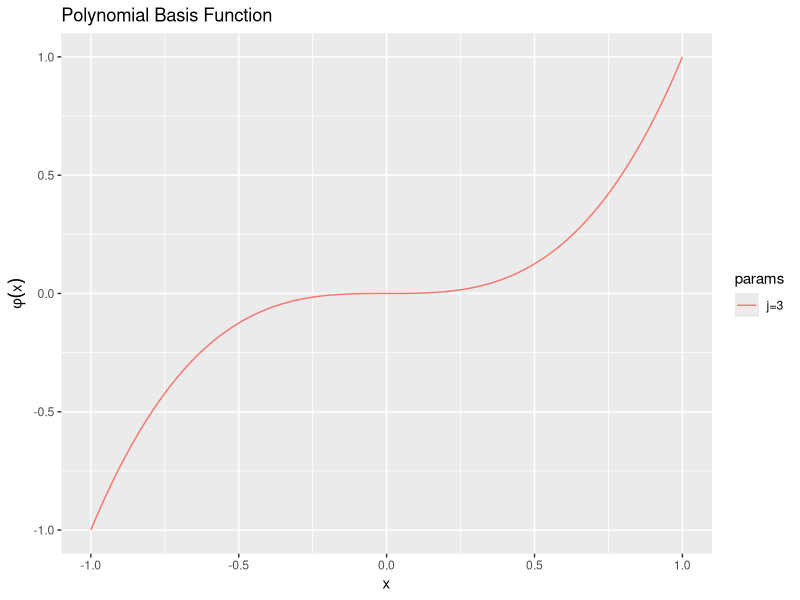
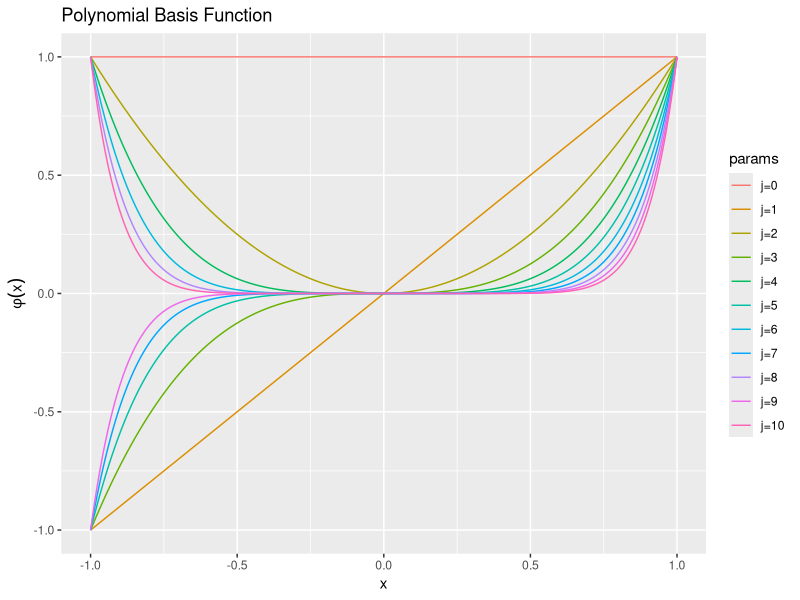
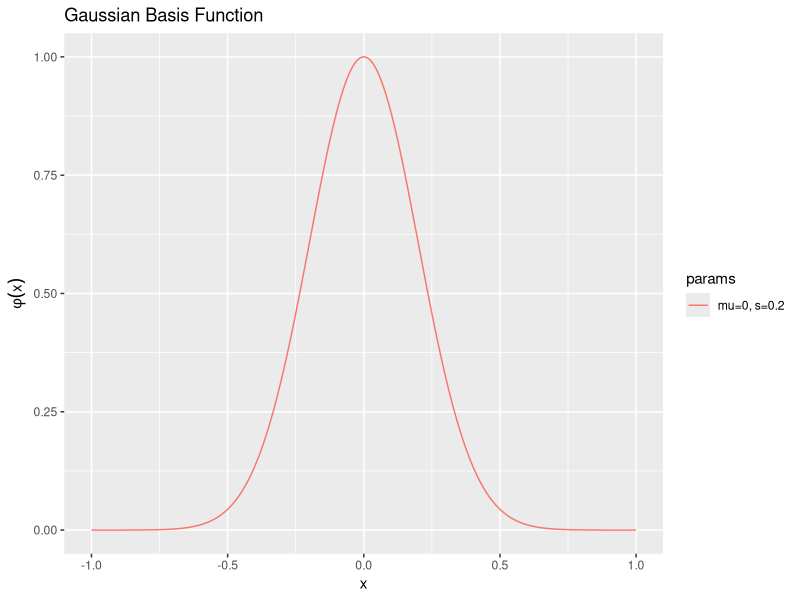
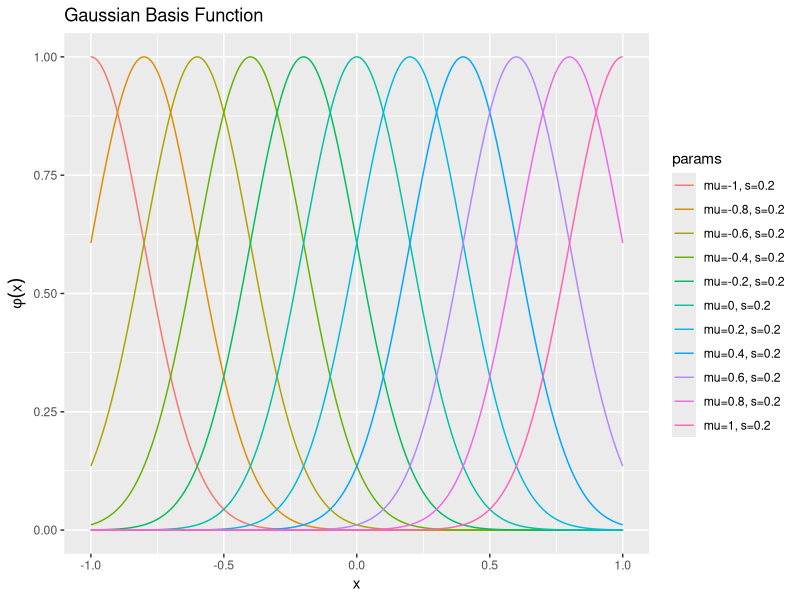
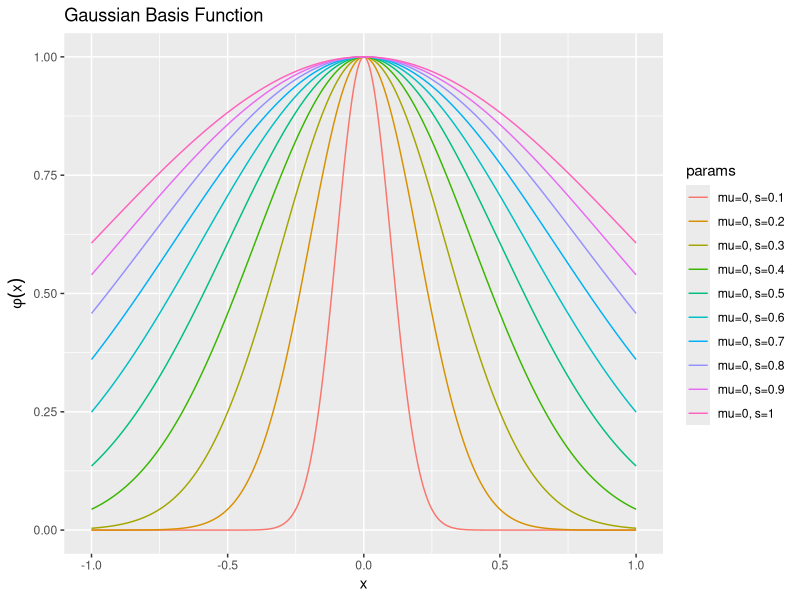
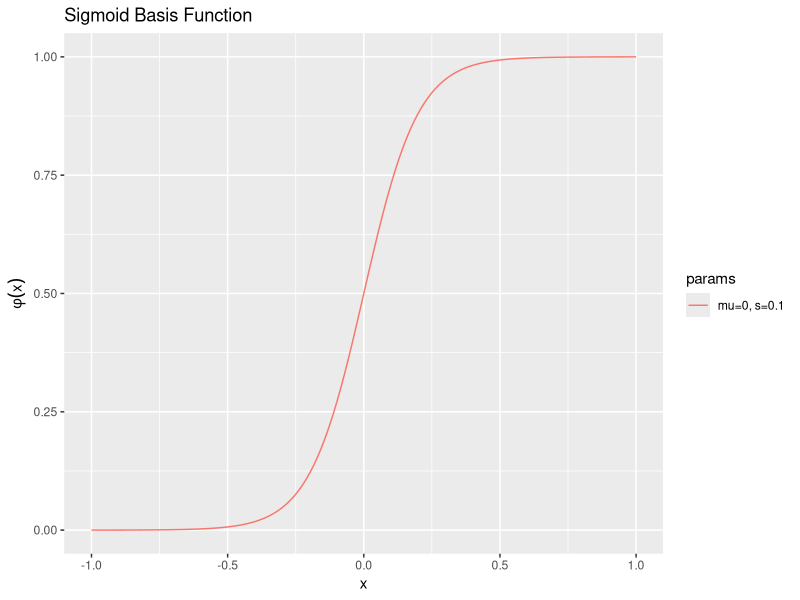
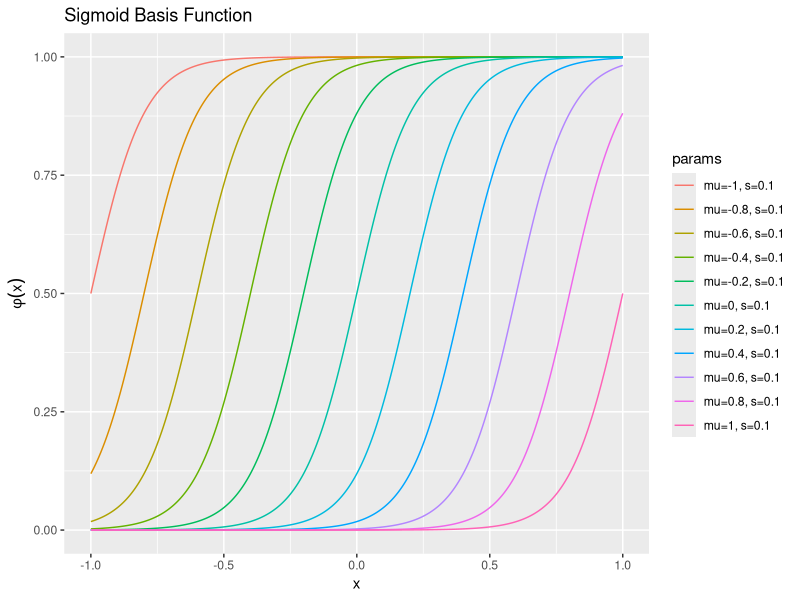
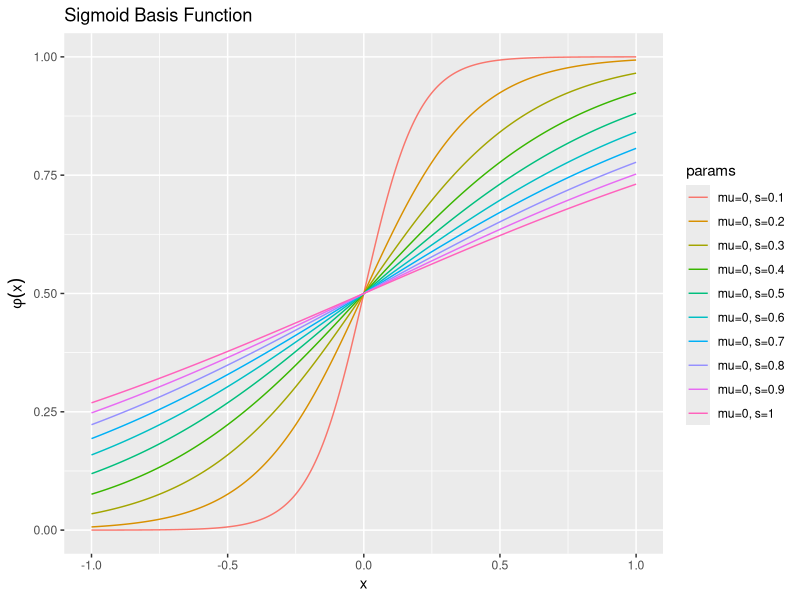

These figures' R source, in order:

# 3.1 線形基底関数モデル -----------------------------------------------------------

# 3.1.0項で利用するパッケージ
library(tidyverse)


# 多項式基底関数 ---------------------------------------------------------------------


# 多項式基底関数を作成
phi <- function(x, j) {
  y <- x^j
  return(y)
}

# x軸の値を作成
x_vals <- seq(-1, 1, by = 0.001)


### 基本のグラフ -----

# 値を指定
j <- 3

# 出力を計算
res_df <- tibble::tibble(
  x = x_vals, 
  y = phi(x, j), 
  label = factor(paste0("j=", j))
)

# 作図
ggplot(res_df, aes(x = x, y = y, color = label)) + 
  geom_line() + 
  labs(title = "Polynomial Basis Function", color = "params", 
       y = expression(phi(x)))


### jの影響 -----

# 値を指定
j_vec <- seq(0, 10)

# 出力を計算
res_df <- tibble::tibble(
  j = rep(j_vec, each = length(x_vals)), 
  x = rep(x_vals, times = length(j_vec)), 
  y = phi(x, j), 
  label = factor(paste0("j=", j), levels = paste0("j=", j_vec))
)

# 作図
ggplot(res_df, aes(x = x, y = y, color = label)) + 
  geom_line() + 
  labs(title = "Polynomial Basis Function", color = "params", 
       y = expression(phi(x)))


# ガウス基底関数 -----------------------------------------------------------------


# ガウス基底関数を作成
phi <- function(x, mu, s) {
  y <- exp(-(x - mu)^2 / (2 * s^2))
  return(y)
}

# x軸の値を作成
x_vals <- seq(-1, 1, by = 0.001)


### 基本のグラフ -----

# 値を指定
mu <- 0
s <- 0.2

# 出力を計算
res_df <- tibble::tibble(
  x = x_vals, 
  y = phi(x, mu, s), 
  label = factor(paste0("mu=", mu, ", s=", s))
)

# 作図
ggplot(res_df, aes(x = x, y = y, color = label)) + 
  geom_line() + 
  labs(title = "Gaussian Basis Function", color = "params", 
       y = expression(phi(x)))


### muの影響 -----

# 値を指定
mu_vec <- seq(-1, 1, by = 0.2)
s <- 0.2

# 出力を計算
res_df <- tibble::tibble(
  mu = rep(mu_vec, each = length(x_vals)), 
  x = rep(x_vals, times = length(mu_vec)), 
  y = phi(x, mu, s), 
  label = factor(
    paste0("mu=", mu, ", s=", s), 
    levels = paste0("mu=", mu_vec, ", s=", s)
  )
)

# 作図
ggplot(res_df, aes(x = x, y = y, color = label)) + 
  geom_line() + 
  labs(title = "Gaussian Basis Function", color = "params", 
       y = expression(phi(x)))


### sの影響 -----

# 値を指定
mu <- 0
s_vec <- seq(0.1, 1, by = 0.1)

# 出力を計算
res_df <- tibble::tibble(
  s = rep(s_vec, each = length(x_vals)), 
  x = rep(x_vals, times = length(s_vec)), 
  y = phi(x, mu, s), 
  label = factor(
    paste0("mu=", mu, ", s=", s), 
    levels = paste0("mu=", mu, ", s=", s_vec)
  )
)

# 作図
ggplot(res_df, aes(x = x, y = y, color = label)) + 
  geom_line() + 
  labs(title = "Gaussian Basis Function", color = "params", 
       y = expression(phi(x)))


# シグモイド基底関数 ----------------------------------------------------------


# ロジスティックシグモイド関数を作成
sigma <- function(x) {
  y = 1 / (1 + exp(-x))
}

# シグモイド基底関数を作成
phi <- function(x, mu, s) {
  a <- (x - mu) / s
  y <- sigma(a)
  return(y)
}

# x軸の値を作成
x_vals <- seq(-1, 1, by = 0.001)


### 基本のグラフ -----

# 値を指定
mu <- 0
s <- 0.1

# 出力を計算
res_df <- tibble::tibble(
  x = x_vals, 
  y = phi(x, mu, s), 
  label = factor(paste0("mu=", mu, ", s=", s))
)

# 作図
ggplot(res_df, aes(x = x, y = y, color = label)) + 
  geom_line() + 
  labs(title = "Sigmoid Basis Function", color = "params", 
       y = expression(phi(x)))


### muの影響 -----

# 値を指定
mu_vec <- seq(-1, 1, by = 0.2)
s <- 0.1

# 出力を計算
res_df <- tibble::tibble(
  mu = rep(mu_vec, each = length(x_vals)), 
  x = rep(x_vals, times = length(mu_vec)), 
  y = phi(x, mu, s), 
  label = factor(
    paste0("mu=", mu, ", s=", s), 
    levels = paste0("mu=", mu_vec, ", s=", s)
  )
)

# 作図
ggplot(res_df, aes(x = x, y = y, color = label)) + 
  geom_line() + 
  labs(title = "Sigmoid Basis Function", color = "params", 
       y = expression(phi(x)))


### sの影響 -----

# 値を指定
mu <- 0
s_vec <- seq(0.1, 1, by = 0.1)

# 出力を計算
res_df <- tibble::tibble(
  s = rep(s_vec, each = length(x_vals)), 
  x = rep(x_vals, times = length(s_vec)), 
  y = phi(x, mu, s), 
  label = factor(
    paste0("mu=", mu, ", s=", s), 
    levels = paste0("mu=", mu, ", s=", s_vec)
  )
)

# 作図
ggplot(res_df, aes(x = x, y = y, color = label)) + 
  geom_line() + 
  labs(title = "Sigmoid Basis Function", color = "params", 
       y = expression(phi(x)))


